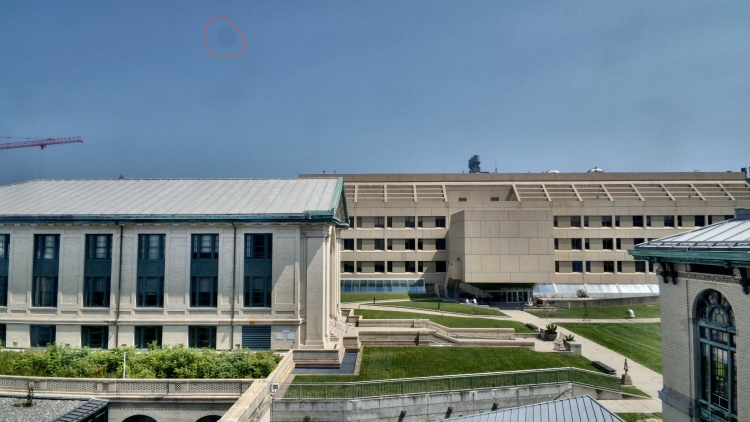
#> input picture Unknown-2.jpeg, 1500 x 843 px (shown at 1/2 size)
$ python science.py ../Unknown-2.jpeg ../mertens_enhanced_on_artifact.jpeg
#> lines starting #> are read from the running program, lines starting #| are printed output that depends on the picture; after the words box and inside, x2 and y2 are one past the last pixel; in counts of white or black regions, pixels touching at a corner belong together
### monitor/goldpeak.py
#!/usr/bin/env /opt/local/bin/python3.11
"""goldpeak.py — pick the "peak golden hour" frame within a golden-hour window.

Called every capture tick. Given the latest sky frame + data.json (for the solar
golden-hour windows) it:
  * determines whether NOW is inside the morning or evening golden-hour window;
  * picks the frame captured NEAREST sun elevation -1 deg (1 deg below the
    horizon), morning and evening alike (Simon 2026-07-16, chosen after
    reviewing the 7/15-16 review panels: the -1 deg point is the right balance
    for both windows). Elevation is monotonic within a window, so the running
    -max logic peaks exactly once. The old golden-blend metric
        blend = saturation * (warmth + 15) * exp(-((bright-110)/55)^2)
    is still computed and reported for science/panels — it just no longer
    drives the pick (its evening drift past sunset was structural; see the
    7/16 panels artifact);
  * keeps a per-window running peak in .golden_peak.json;
  * prints 'UPLOAD|which|H:MM AM/PM|YYYY-MM-DD|blend|golden%|horizon%|bright|sat|warm'
    when the frame is a new peak (capture.sh uploads it + writes golden.js), else
    'HOLD', or 'NONE' when outside any golden window.

Also reports golden-hue % (warm 15-50 deg, saturated sky pixels) and horizon-gold %
for the caption. A brightness floor rejects near-black frames. Delete
.golden_peak.json to reset the current window.
"""
import cv2, numpy as np, json, os, sys, datetime, math

HERE = os.path.dirname(os.path.abspath(__file__))
sys.path.insert(0, HERE)
import solar                                   # sun_elevation() for the caption
STATE = os.path.join(HERE, ".golden_peak.json")
ROI_TOP = 0.62          # sky region = top 62% (matches expose.py sky ROI)
BRIGHT_FLOOR = 50       # full-frame mean; reject near-black twilight frames
TARGET_ELEV = -1.0      # choice point: sun 1 deg below horizon (Simon 2026-07-16)


def hue_name(deg):
    """Coarse colour name for a hue angle in degrees (0-360)."""
    if deg is None:
        return "—"
    d = deg % 360
    for lo, hi, name in [(0, 15, "red"), (15, 45, "amber"), (45, 70, "gold"),
                         (70, 160, "green"), (160, 200, "cyan"), (200, 255, "blue"),
                         (255, 290, "violet"), (290, 345, "magenta"), (345, 360, "red")]:
        if lo <= d < hi:
            return name
    return "—"


# Sky sample = the "top-middle sixth" (3-col x 2-row grid cell): central upper sky.
# Avoids corner skyglare / window reflections at the frame edges while keeping plenty
# of pixels for a stable average. Used for both the golden hue and the colour bar.
SKY_ROWS, SKY_COLS = (0.0, 0.5), (1.0 / 3, 2.0 / 3)


def sky_region(img):
    H, W = img.shape[:2]
    return img[int(SKY_ROWS[0] * H):int(SKY_ROWS[1] * H),
               int(SKY_COLS[0] * W):int(SKY_COLS[1] * W)]


# --- Perceptual colour averaging in OKLab. Averaging gamma-encoded sRGB bytes is
#     physically wrong (dark/muddy bias); averaging in OKLab (a perceptually-uniform
#     space) gives the perceptual mean colour. Pipeline: sRGB -> linear -> OKLab,
#     average L,a,b, then OKLab -> linear -> sRGB. Used for the colour SWATCHES and the
#     displayed hues. (GCC stays a raw-sRGB channel ratio = the phenocam convention;
#     the blend peak-selection score's warm/sat/bright stay on sRGB DN = tuned scoring.)
def _srgb_to_linear(c):
    return np.where(c <= 0.04045, c / 12.92, ((c + 0.055) / 1.055) ** 2.4)


def _mean_oklab(region):
    """Mean OKLab (L, a, b) over a BGR uint8 region."""
    a = region.reshape(-1, 3).astype(np.float64) / 255.0             # BGR in 0..1
    bl, gl, rl = _srgb_to_linear(a[:, 0]), _srgb_to_linear(a[:, 1]), _srgb_to_linear(a[:, 2])
    l = 0.4122214708 * rl + 0.5363325363 * gl + 0.0514459929 * bl
    m = 0.2119034982 * rl + 0.6806995451 * gl + 0.1073969566 * bl
    s = 0.0883024619 * rl + 0.2817188376 * gl + 0.6299787005 * bl
    l_, m_, s_ = np.cbrt(l), np.cbrt(m), np.cbrt(s)
    L = 0.2104542553 * l_ + 0.7936177850 * m_ - 0.0040720468 * s_
    A = 1.9779984951 * l_ - 2.4285922050 * m_ + 0.4505937099 * s_
    B = 0.0259040371 * l_ + 0.7827717662 * m_ - 0.8086757660 * s_
    return float(L.mean()), float(A.mean()), float(B.mean())


def _mean_srgb(region):
    """OKLab-mean colour of a BGR region -> (r, g, b) sRGB in 0..1."""
    L, A, B = _mean_oklab(region)
    l_ = L + 0.3963377774 * A + 0.2158037573 * B
    m_ = L - 0.1055613458 * A - 0.0638541728 * B
    s_ = L - 0.0894841775 * A - 1.2914855480 * B
    l, m, s = l_ ** 3, m_ ** 3, s_ ** 3
    r = 4.0767416621 * l - 3.3077115913 * m + 0.2309699292 * s
    g = -1.2684380046 * l + 2.6097574011 * m - 0.3413193965 * s
    b = -0.0041960863 * l - 0.7034186147 * m + 1.7076147010 * s
    enc = lambda c: (lambda x: x * 12.92 if x <= 0.0031308 else 1.055 * x ** (1 / 2.4) - 0.055)(min(1.0, max(0.0, c)))
    return enc(r), enc(g), enc(b)


def avg_hex(region):
    """Perceptual (OKLab) average colour of a BGR region -> sRGB hex string."""
    r, g, b = _mean_srgb(region)
    return "#%02x%02x%02x" % (int(round(r * 255)), int(round(g * 255)), int(round(b * 255)))


def _hue(region):
    """HSV hue (deg 0-360) of the OKLab-average colour — consistent with avg_hex, and
    naturally chroma-weighted (grey pixels don't shift the mean a/b direction). Kept in
    the HSV convention so the colour names (hue_name) stay intuitive."""
    r, g, b = _mean_srgb(region)
    mx, mn = max(r, g, b), min(r, g, b); d = mx - mn
    if d < 1e-9:
        return 0.0
    if mx == r:   h = ((g - b) / d) % 6
    elif mx == g: h = (b - r) / d + 2
    else:         h = (r - g) / d + 4
    return round((h * 60) % 360, 1)


def sky_hue_top(img):
    """Hue of the top-middle sixth (open sky)."""
    return _hue(sky_region(img))


def img_hue_full(img):
    """Hue of the WHOLE frame (sky + buildings + lawn) — overall scene colour."""
    return _hue(img)


CAMPUS_ROW = 0.55   # rows below this = "campus" (buildings/lawn, no sky) — keep in
                    # step with science.py CAMPUS_ROW; re-tune if the cam is re-aimed


# [123 lines left out: functions campus_hue_full, cam_stats, parse, stats, current_window, main, not called in this run]


# [2 lines that do not run on import are left out]

### production/pandr/solar.py
#!/usr/bin/env python3
"""
solar.py — Sunrise, sunset, and golden hour calculation for Pittsburgh.

Uses a simplified solar position algorithm (accurate to ~1 minute).
All times returned in UTC.
"""

import math
from datetime import datetime, timedelta, timezone
from zoneinfo import ZoneInfo

LOCAL_TZ = ZoneInfo("America/New_York")

# Pittsburgh coordinates
LATITUDE = 40.4406
LONGITUDE = -79.9959


# [7 lines left out: function _julian_day, not called in this run]


def _solar_declination(day_of_year):
    """Solar declination in radians."""
    return math.radians(-23.44) * math.cos(math.radians((360 / 365.0) * (day_of_year + 10)))


def _equation_of_time(day_of_year):
    """Equation of time in minutes."""
    b = math.radians((360 / 365.0) * (day_of_year - 81))
    return 9.87 * math.sin(2 * b) - 7.53 * math.cos(b) - 1.5 * math.sin(b)


# [17 lines left out: function _hour_angle, not called in this run]


def sun_elevation(dt=None):
    """Sun elevation (altitude) above the horizon in degrees for Pittsburgh at UTC
    datetime dt. Negative = below the horizon. Uses the same simplified model as
    sun_times (declination + equation of time), good to ~0.1-0.2 deg."""
    if dt is None:
        dt = datetime.now(timezone.utc)
    if dt.tzinfo is None:
        dt = dt.replace(tzinfo=timezone.utc)
    year_start = datetime(dt.year, 1, 1, tzinfo=timezone.utc)
    day_of_year = (dt - year_start).days + 1
    lat = math.radians(LATITUDE)
    dec = _solar_declination(day_of_year)
    eot = _equation_of_time(day_of_year)
    utc_hours = dt.hour + dt.minute / 60.0 + dt.second / 3600.0
    solar_time = utc_hours + eot / 60.0 + LONGITUDE / 15.0     # LONGITUDE is negative
    hour_angle = math.radians(15.0 * (solar_time - 12.0))
    sin_el = (math.sin(lat) * math.sin(dec)
              + math.cos(lat) * math.cos(dec) * math.cos(hour_angle))
    return math.degrees(math.asin(max(-1.0, min(1.0, sin_el))))


# [90 lines left out: functions sun_times, next_golden_hours, not called in this run]


# [21 lines that do not run on import are left out]

### monitor/science.py
#!/usr/bin/env /opt/local/bin/python3.11
"""science.py — Tier-0 science logger for the CMU Skyline Monitor.

Called once per capture tick (from capture.sh) AFTER update.py has written a fresh
sky.jpg + data.json. Computes a compact set of per-frame metrics and appends one row
to science.csv (tiny — ~kilobytes/day; never uploaded). Also maintains skycolor.js:
today's 5-minute average-sky-colour samples, which the dashboard renders as a
colour-of-the-day bar. Fails soft — a bad frame never breaks the tick.

Metrics (see header row):
  sun_elev     sun elevation above horizon (deg), solar.sun_elevation
  bright       full-frame mean brightness (0-255)
  sky_hex      average colour of the top-middle-sixth sky region -> the sky bar colour
  sky_hue      saturation-weighted mean hue of that band (deg) + sky_hue_name
  campus_hex   average colour of everything BELOW the sky (rows 55-100%) -> campus bar
  ref_exp/ref_gain  camera settings of the reference frame the colours came from
  cloud_frac   fraction of the top 40% that is whitish (low-sat, bright) ~ cloud/haze
  gcc          green chromatic coordinate g/(r+g+b) over a lawn ROI ~ vegetation green-up
  lit_windows  count of window-sized bright blobs on the building band (night-only meaningful)
  + weather pulled from data.json (tempF, humidity, windMph, cloud_cover, text)

Colour swatches (sky_hex, campus_hex) are computed from sky_ref.jpg — the
fixed-settings reference frame (deterministic sun-elevation-keyed exposure, see
expose.py sky_ref) — so the colour-of-the-day bars can't be moved by metering
drift or HDR mode switches (Simon 2026-07-14). Falls back to the metered frame
if the reference is missing/stale. All other metrics stay on the metered frame.

ROIs are fractions of the frame and may need a tweak if the camera is re-aimed.
"""
import cv2, numpy as np, os, sys, json, csv, datetime, time

HERE = os.path.dirname(os.path.abspath(__file__))
sys.path.insert(0, HERE)
import solar, goldpeak

CSV = os.path.join(HERE, "science.csv")
SKYCOLOR_STATE = os.path.join(HERE, ".skycolor_today.json")
SKYCOLOR_JS = os.path.join(HERE, "skycolor.js")

# ROIs (row fractions; cols where noted) — tuned to the current framing (2026-07-13)
# (average sky colour / hue use goldpeak.sky_region = the "top-middle sixth")
CLOUD_BAND = 0.40               # top 40% for cloud fraction
LAWN_ROWS, LAWN_COLS = (0.66, 0.82), (0.30, 0.95)   # central lawn for greenness
FACADE_ROWS = (0.52, 0.82)      # building façades (window band) for lit-window count
CAMPUS_ROW = 0.55               # rows below this = "campus" (buildings/lawn, no sky)
REF_MAX_AGE = 360               # sky_ref.jpg older than this (s) -> fall back to metered
FIELDS = ["ts_utc", "ts_local", "min_local", "sun_elev", "bright", "sky_hex",
          "sky_hue", "sky_hue_name", "campus_hex", "ref_exp", "ref_gain",
          "cloud_frac", "gcc", "lit_windows",
          "tempF", "humidity", "windMph", "cloud_cover", "weather_text"]


def avg_bgr(region):
    return [float(region[:, :, i].mean()) for i in range(3)]


def compute(img, ref=None):
    H, W = img.shape[:2]
    gray = cv2.cvtColor(img, cv2.COLOR_BGR2GRAY)
    m = {}
    m["bright"] = round(float(gray.mean()), 1)

    # Colour swatches come from the fixed-settings reference frame when available
    # (metering/HDR can't move them); everything else uses the metered frame.
    src = img if ref is None else ref
    # OKLab-perceptual average colour of the "top-middle sixth" (goldpeak.sky_region) + hue
    m["sky_hex"] = goldpeak.avg_hex(goldpeak.sky_region(src))
    m["sky_hue"] = goldpeak.sky_hue_top(src)
    m["sky_hue_name"] = goldpeak.hue_name(m["sky_hue"])
    # "campus" = everything below the skyline (buildings, lawns, roofs — no sky)
    m["campus_hex"] = goldpeak.avg_hex(src[int(CAMPUS_ROW * src.shape[0]):])

    # cloud fraction: whitish (low-sat, bright) pixels in the top 40%
    top = cv2.cvtColor(img[:int(CLOUD_BAND * H)], cv2.COLOR_BGR2HSV)
    m["cloud_frac"] = round(float(((top[:, :, 1] < 40) & (top[:, :, 2] > 110)).mean()) * 100, 2)

    # greenness (GCC) over the lawn ROI
    lawn = img[int(LAWN_ROWS[0] * H):int(LAWN_ROWS[1] * H),
               int(LAWN_COLS[0] * W):int(LAWN_COLS[1] * W)]
    lb, lg, lr = avg_bgr(lawn)
    m["gcc"] = round(lg / (lr + lg + lb + 1e-6), 4)

    # lit-window index: window-sized bright blobs on the façade band (night-meaningful)
    fac = gray[int(FACADE_ROWS[0] * H):int(FACADE_ROWS[1] * H), :]
    _, th = cv2.threshold(fac, 190, 255, cv2.THRESH_BINARY)
    n, _, stats, _ = cv2.connectedComponentsWithStats(th, 8)
    lit = 0
    for i in range(1, n):
        area = stats[i, cv2.CC_STAT_AREA]
        w, h = stats[i, cv2.CC_STAT_WIDTH], stats[i, cv2.CC_STAT_HEIGHT]
        if 4 <= area <= 3000 and w <= 120 and h <= 120:
            lit += 1
    m["lit_windows"] = lit
    return m


def update_skycolor(min_local, date_local, sky_hex, campus_hex):
    try:
        st = json.load(open(SKYCOLOR_STATE))
    except Exception:
        st = {}
    if st.get("date") != date_local:
        st = {"date": date_local, "samples": [], "isamples": []}
    st.setdefault("isamples", [])
    # samples = sky colour (top-middle sixth); isamples = campus colour (below the
    # sky, rows 55-100%; key name kept as "isamples" so the dashboards' JS is
    # unchanged — was whole-image colour before 2026-07-14).
    for key, hexv in (("samples", sky_hex), ("isamples", campus_hex)):
        st[key] = [s for s in st[key] if s[0] != min_local]   # replace same-minute
        st[key].append([min_local, hexv])
        st[key].sort(key=lambda s: s[0])
    json.dump(st, open(SKYCOLOR_STATE, "w"))
    with open(SKYCOLOR_JS, "w") as f:
        f.write("window.SKYCOLOR=" + json.dumps(st, separators=(",", ":")) + ";")


def main():
    # Prefer the standardized (metered single-exposure) frame over the HDR sky.jpg:
    # HDR fusion desaturates the sky, so science metrics/colour read sky_std.jpg.
    std = os.path.join(HERE, "sky_std.jpg")
    sky = sys.argv[1] if len(sys.argv) > 1 else (std if os.path.exists(std) else os.path.join(HERE, "sky.jpg"))
    data = sys.argv[2] if len(sys.argv) > 2 else os.path.join(HERE, "data.json")
    img = cv2.imread(sky)
#> img is the input picture: shape (843, 1500, 3); mean B, G, R 137.4, 129.1, 112.5
    if img is None:
        print("[science] no sky frame; skipping"); return

    # Fixed-settings reference frame for the colour swatches (see module docstring).
    ref, ref_meta = None, {}
    ref_path = os.path.join(HERE, "sky_ref.jpg")
    try:
        if os.path.exists(ref_path) and time.time() - os.path.getmtime(ref_path) <= REF_MAX_AGE:
            ref = cv2.imread(ref_path)
            ref_meta = json.load(open(os.path.join(HERE, ".sky_ref_meta.json")))
    except Exception:
        ref_meta = {}

    now = datetime.datetime.now(datetime.timezone.utc)
    local = now.astimezone()
    row = {k: "" for k in FIELDS}
    row["ts_utc"] = now.isoformat(timespec="seconds")
    row["ts_local"] = local.isoformat(timespec="seconds")
    row["min_local"] = local.hour * 60 + local.minute
    row["sun_elev"] = round(solar.sun_elevation(now), 2)
    row.update(compute(img, ref))
#> in compute, `gray = cv2.cvtColor(img, cv2.COLOR_BGR2GRAY)`:
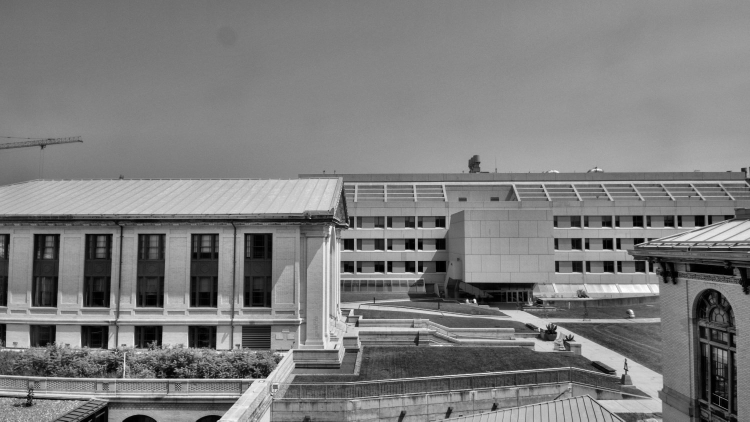
#> gray: shape (843, 1500) (shown at 1/2 size); min 0, max 255, mean 125.1
#> in sky_region, `return img[int(SKY_ROWS[0] * H):int(SKY_ROWS[1] * H), int(SKY_COLS[0] ..`:
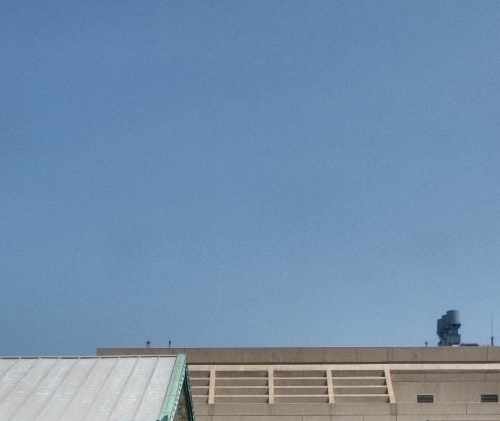
#> returned value: shape (421, 500, 3); mean of channels 0, 1, 2 172.5, 143.6, 115.3; drawn as B, G, R
#> in _mean_srgb, `L, A, B = _mean_oklab(region)`: L = 0.642; A = -0.0189; B = -0.0506
#> in _mean_srgb, `l_ = L + 0.3963377774 * A + 0.2158037573 * B`: l_ = 0.623
#> in _mean_srgb, `m_ = L - 0.1055613458 * A - 0.0638541728 * B`: m_ = 0.647
#> in _mean_srgb, `s_ = L - 0.0894841775 * A - 1.2914855480 * B`: s_ = 0.709
#> in _mean_srgb, `l, m, s = l_ ** 3, m_ ** 3, s_ ** 3`: l = 0.242; m = 0.271; s = 0.356
#> in _mean_srgb, `r = 4.0767416621 * l - 3.3077115913 * m + 0.2309699292 * s`: r = 0.174
#> in _mean_srgb, `g = -1.2684380046 * l + 2.6097574011 * m - 0.3413193965 * s`: g = 0.278
#> in _mean_srgb, `b = -0.0041960863 * l - 0.7034186147 * m + 1.7076147010 * s`: b = 0.416
#> in avg_hex, `r, g, b = _mean_srgb(region)`: r = 0.454; g = 0.564; b = 0.677
#> in _hue, `r, g, b = _mean_srgb(region)`: r = 0.454; g = 0.564; b = 0.677
#> in _hue, `mx, mn = (max(r, g, b), min(r, g, b))`: mn = 0.454
#> in _hue, `d = mx - mn`: d = 0.223
#> in _hue, `else:         h = (r - g) / d + 4`: h = 3.51
#> in _mean_srgb (call 3), `L, A, B = _mean_oklab(region)`: L = 0.538; A = -0.012; B = 0.0148
#> in _mean_srgb (call 3), `L, A, B = _mean_oklab(region)`:
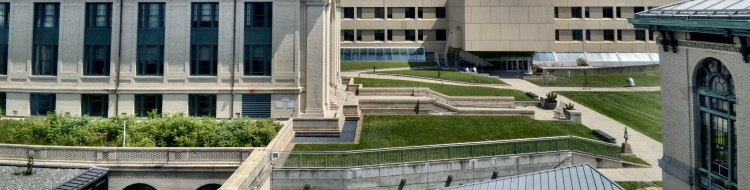
#> region: shape (380, 1500, 3) (shown at 1/2 size); mean of channels 0, 1, 2 102.2, 114.9, 109.9; drawn as B, G, R
#> in _mean_srgb (call 3), `l_ = L + 0.3963377774 * A + 0.2158037573 * B`: l_ = 0.536
#> in _mean_srgb (call 3), `m_ = L - 0.1055613458 * A - 0.0638541728 * B`: m_ = 0.538
#> in _mean_srgb (call 3), `s_ = L - 0.0894841775 * A - 1.2914855480 * B`: s_ = 0.52
#> in _mean_srgb (call 3), `l, m, s = l_ ** 3, m_ ** 3, s_ ** 3`: l = 0.154; m = 0.156; s = 0.141
#> in _mean_srgb (call 3), `r = 4.0767416621 * l - 3.3077115913 * m + 0.2309699292 * s`: r = 0.146
#> in _mean_srgb (call 3), `g = -1.2684380046 * l + 2.6097574011 * m - 0.3413193965 * s`: g = 0.163
#> in _mean_srgb (call 3), `b = -0.0041960863 * l - 0.7034186147 * m + 1.7076147010 * s`: b = 0.13
#> in compute, `lawn = img[int(LAWN_ROWS[0] * H):int(LAWN_ROWS[1] * H), int(LAWN_COLS[..`:
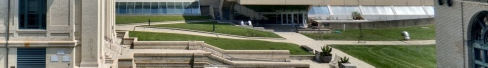
#> lawn: shape (135, 975, 3) (shown at 1/2 size); mean B, G, R 104.1, 118.8, 116.6
#> in compute, `lb, lg, lr = avg_bgr(lawn)`: lb = 104.1; lg = 118.8; lr = 116.6
#> in compute, `fac = gray[int(FACADE_ROWS[0] * H):int(FACADE_ROWS[1] * H), :]`:
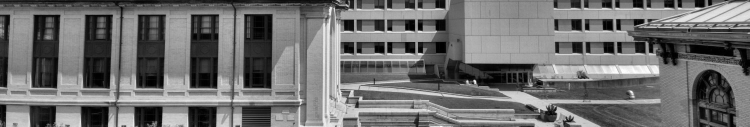
#> fac: shape (253, 1500) (shown at 1/2 size); min 0, max 255, mean 110.7
#> in compute, `_, th = cv2.threshold(fac, 190, 255, cv2.THRESH_BINARY)`:
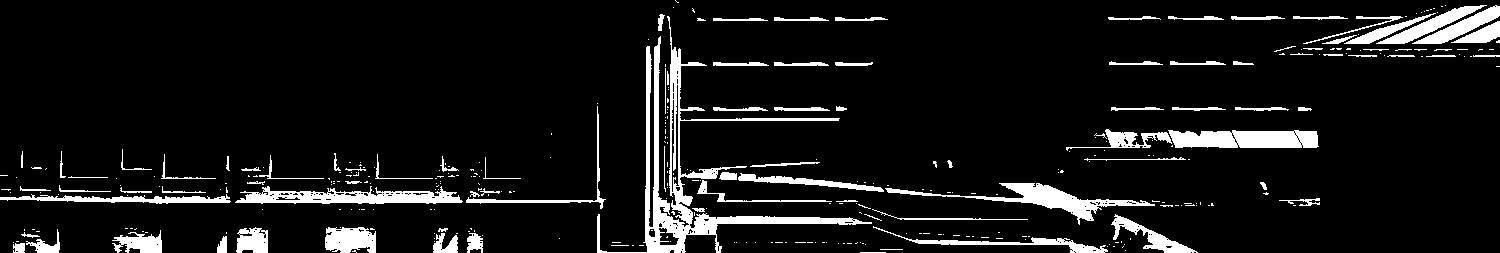
#> th: shape (253, 1500); 8.7% white; 356 white regions (261 under 20 px), largest, box (x1, y1, x2, y2) and area: (597, 16, 872, 253) 7088, (1168, 130, 1319, 148) 2376, (235, 186, 463, 204) 2332
#> in compute, `n, _, stats, _ = cv2.connectedComponentsWithStats(th, 8)`: n = 357; stats = 357 rows, first 6: [0, 0, 1500, 253, 346571], [675, 0, 4, 3, 4], [1445, 5, 1, 1, 1], [1376, 5, 111, 39, 1068], [1412, 5, 88, 39, 1020], [673, 7, 1, 1, 1]
#> the loop in compute, `for i in range(1, n):` made 356 passes
#> (area, w, h) on passes 3, 4, 14, 16, 17, 18, 19, 20: (1068, 111, 39), (1020, 88, 39), (591, 92, 31), (74, 7, 17), (7088, 275, 237), (145, 55, 4), (137, 53, 4), (113, 53, 4)
#> after the loop in compute, `for i in range(1, n):`: lit = 152
    if ref is not None:
        row["ref_exp"] = ref_meta.get("exposure", "")
        row["ref_gain"] = ref_meta.get("gain", "")
    # lit-window count is only meaningful after dark; blank it in daylight (bright
    # façades otherwise produce meaningless bright fragments).
    if row["sun_elev"] > 2:
        row["lit_windows"] = ""

    try:
        c = json.load(open(data)).get("weather", {}).get("current", {})
        row["tempF"] = c.get("tempF", "")
        row["humidity"] = c.get("humidity", "")
        row["windMph"] = c.get("windMph", "")
        row["cloud_cover"] = c.get("cloud", "")
        row["weather_text"] = c.get("text", "")
    except Exception:
        pass

    new = not os.path.exists(CSV)
    with open(CSV, "a", newline="") as f:
        w = csv.DictWriter(f, fieldnames=FIELDS, extrasaction="ignore")
        if new:
            w.writeheader()
        w.writerow(row)

    update_skycolor(row["min_local"], local.strftime("%Y-%m-%d"), row["sky_hex"], row["campus_hex"])
    src = f"ref exp={row['ref_exp']} gain={row['ref_gain']}" if ref is not None else "metered (NO ref)"
#> src = 'metered (NO ref)'
    print(f"[science] {row['ts_local']} sun={row['sun_elev']} sky={row['sky_hex']} "
          f"campus={row['campus_hex']} [{src}] cloud%={row['cloud_frac']} gcc={row['gcc']} lit={row['lit_windows']}")
#| [science] 2026-11-21T09:25:03+00:00 sun=-32.12 sky=#7490ad campus=#6b7065 [metered (NO ref)] cloud%=0.0 gcc=0.3499 lit=152


if __name__ == "__main__":
    try:
        main()
    except Exception as e:
        print(f"[science] error: {e}")
